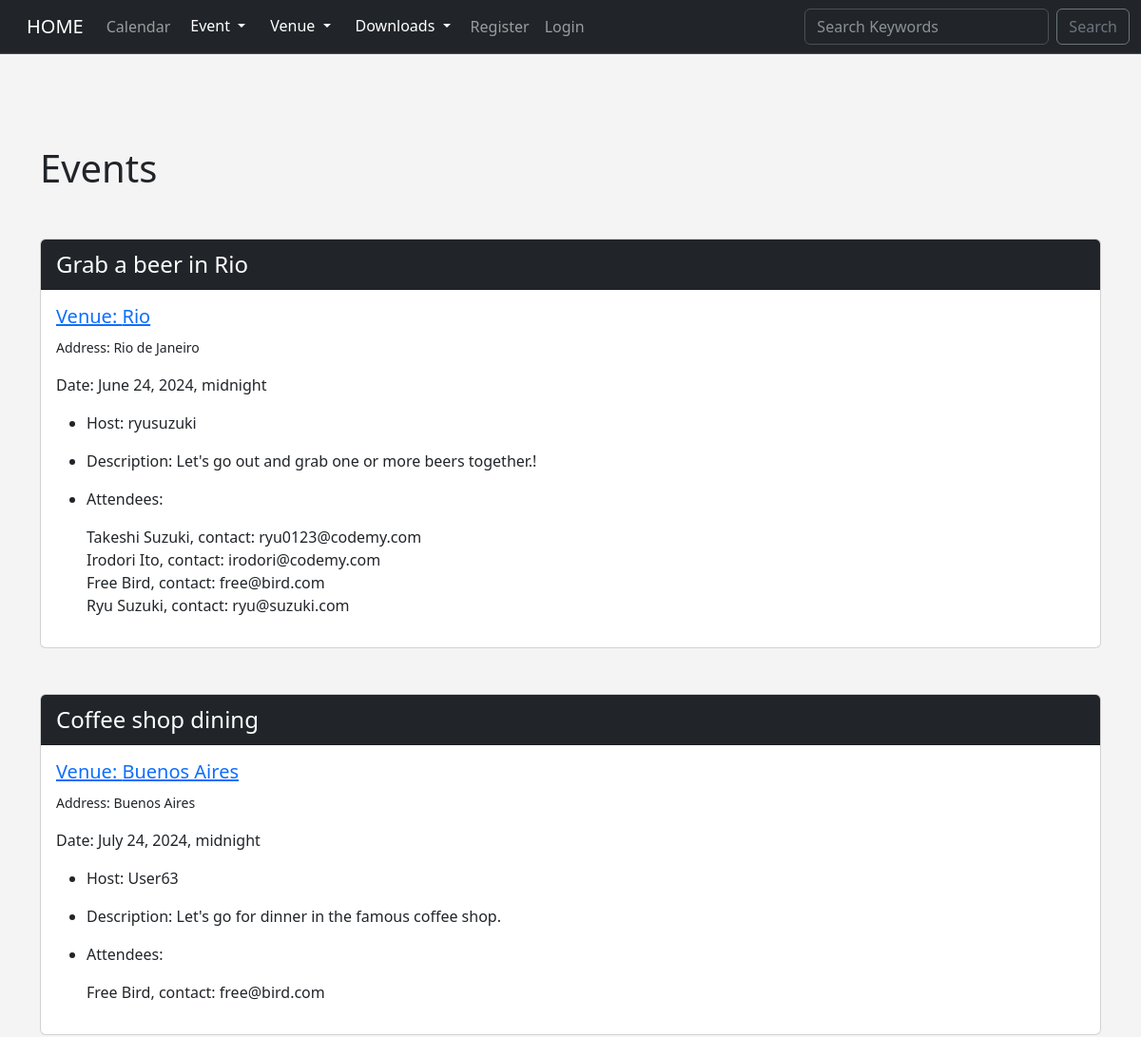
Before: /events (upper part) with the older database file.
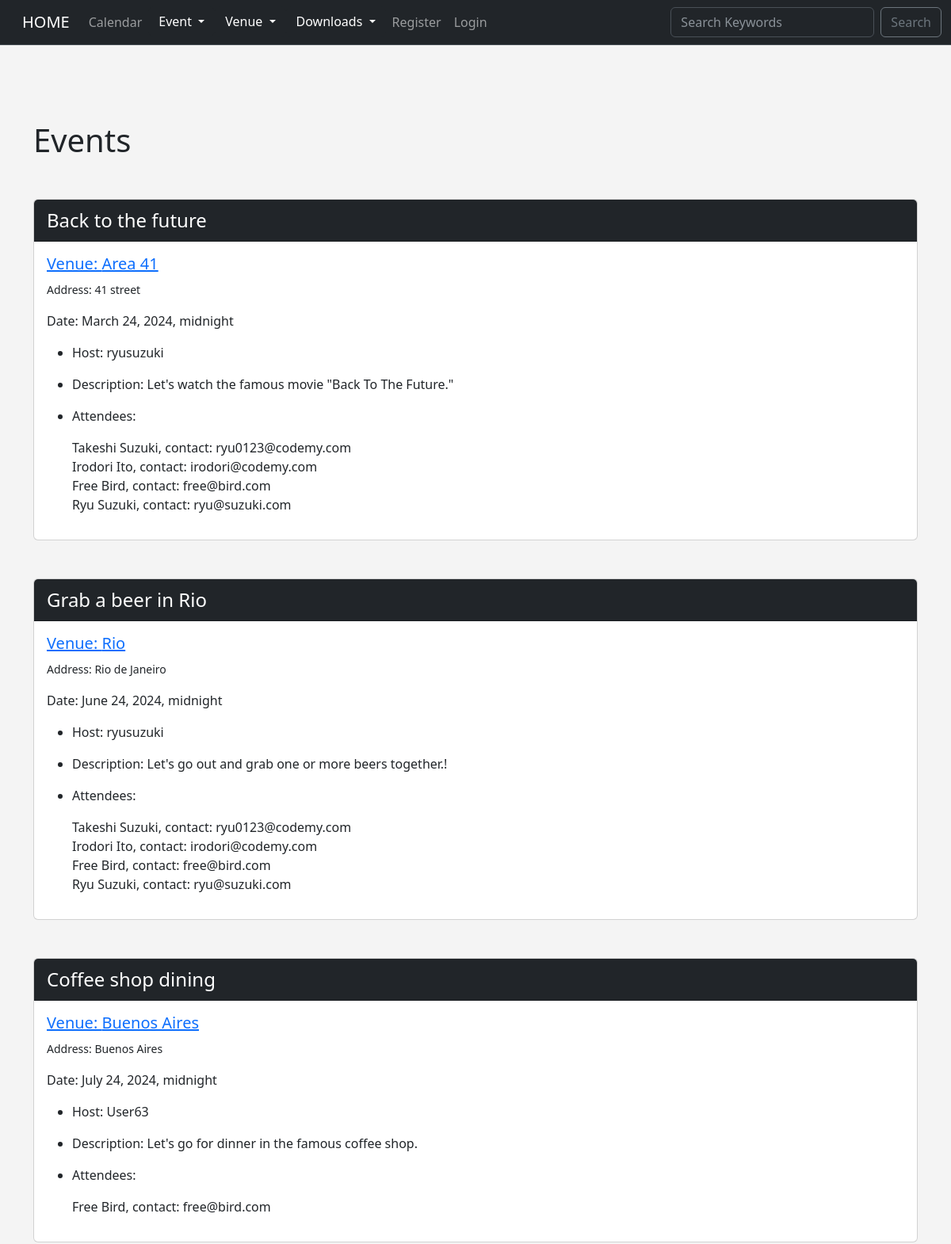
After: the same page with the newer database file.
### events/models.py (models this page shows, shortened)
class Event(models.Model):
    name = models.CharField("Event Name", max_length=120)
    event_date = models.DateTimeField("Event Date")
    venue = models.ForeignKey(Venue, blank=True, null=True, on_delete=models.CASCADE)
    manager = models.ForeignKey(User, blank=True, null=True, on_delete=models.SET_NULL)
    description = models.TextField(blank=True)
    attendees = models.ManyToManyField(MyClubUser, blank=True)
    approved = models.BooleanField("Approved", default=False)
    def __str__(self):
        return self.name

class Venue(models.Model):
    name = models.CharField("Venue Name", max_length=120)
    address = models.CharField(max_length=300)
    zip_code = models.CharField("Zip Code", max_length=15)
    phone = models.CharField("Contact Phone", max_length=25, blank=True)
    web = models.URLField("Website Address", blank=True)
    email_address = models.EmailField("Email Address", blank=True)
    owner = models.IntegerField("Venue Owner", blank=False, default=1)
    venue_image = models.ImageField(null=True, blank=True, upload_to="images/")
    def __str__(self):
        return self.name

class MyClubUser(models.Model):
    first_name = models.CharField(max_length=30)
    last_name = models.CharField(max_length=30)
    email = models.EmailField("User Email")
    def __str__(self):
        return self.first_name + ' ' + self.last_name

### events/views.py (the view)
# urls.py: path('events', views.all_events, name="events"),
def all_events(request):
    event_list = Event.objects.all().order_by("event_date", "name")
    now = datetime.now()
    current_year = now.year
    return render(request,
        "events/events.html", {
        "event_list": event_list,
        "current_year": current_year
        })

### events/templates/events/events.html (shortened to what this page needs)
{% extends 'events/base.html' %}
{% block content %}
    <h1 style="margin-bottom: 50px;">Events</h1>
    {% for event in event_list %}
        <div class="card">
            <div class="card-header text-bg-dark fs-4">{{ event }}</div>
            <div class="card-body">
                <h5 class="card-title"><a href="{{ event.venue.web }}">Venue: {{ event.venue }}</a><br>
                </h5><small>Address: {{ event.venue.address }}</small>
                <p class="card-text">
                    <p>Date: {{ event.event_date }}</p>
                    <ul>
                        <li><p>Host: {{ event.manager }}</p></li>
                        <li><p>Description: {{ event.description }}</p></li>
                        <li><p>Attendees: </p></li>
                        {% for user in  event.attendees.all %}
                            {{ user }}, contact: {{ user.email }}<br>
                        {% endfor %}
                    </ul>
                </p>
            </div>
        </div>
        <br/><br/>
    {% endfor %}
{% endblock %}

Changed rows visible on the page:
added Event: name "Back to the future", venue "Area 41", venue.address "41 street", event_date "March 24, 2024, midnight", manager "ryusuzuki", description "Let's watch the famous movie \"Back To The Future.\"", MyClubUser (first_name+last_name "Takeshi Suzuki", email "ryu0123@codemy.com"), MyClubUser (first_name+last_name "Irodori Ito", email "irodori@codemy.com"), MyClubUser (first_name+last_name "Free Bird", email "free@bird.com"), MyClubUser (first_name+last_name "Ryu Suzuki", email "ryu@suzuki.com")
